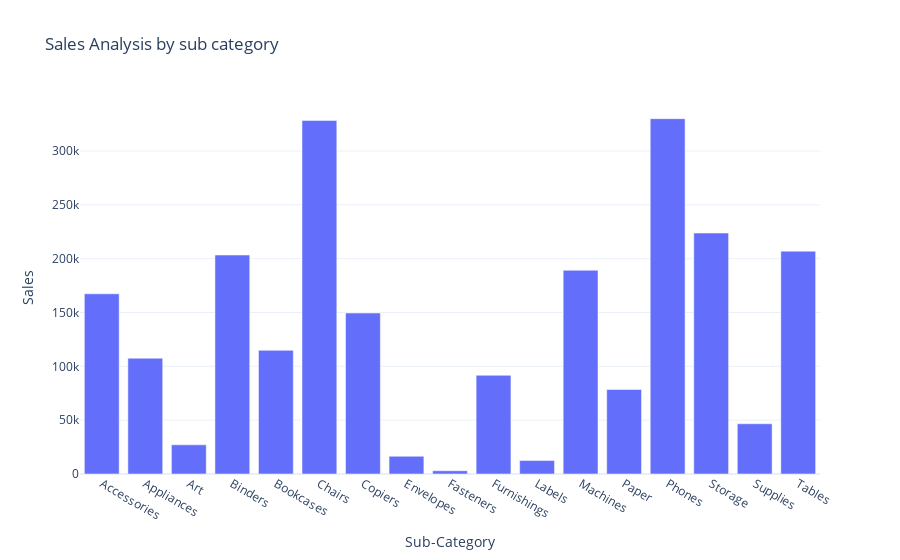

The notebook cell saved with this chart:
### Code cell
fig.show()

### Figure 1 — Plotly figure (JSON) as saved in the notebook; plotly's stock layout.template omitted (floating-point values rounded to 4 significant figures)
{"data": [{"hovertemplate": "Sub-Category=%{x}<br>Sales=%{y}<extra></extra>", "legendgroup": "", "marker": {"color": "#636efa", "pattern": {"shape": ""}}, "name": "", "orientation": "v", "showlegend": false, "textposition": "auto", "type": "bar", "x": ["Accessories", "Appliances", "Art", "Binders", "Bookcases", "Chairs", "Copiers", "Envelopes", "Fasteners", "Furnishings", "Labels", "Machines", "Paper", "Phones", "Storage", "Supplies", "Tables"], "xaxis": "x", "y": [167400.0, 107500.0, 27120.0, 203400.0, 114900.0, 328400.0, 149500.0, 16480.0, 3024.0, 91710.0, 12490.0, 189200.0, 78480.0, 330000.0, 223800.0, 46670.0, 207000.0], "yaxis": "y"}], "layout": {"barmode": "relative", "legend": {"tracegroupgap": 0}, "title": {"text": "Sales Analysis by sub category"}, "xaxis": {"anchor": "y", "domain": [0, 1], "title": {"text": "Sub-Category"}}, "yaxis": {"anchor": "x", "domain": [0, 1], "title": {"text": "Sales"}}}}
